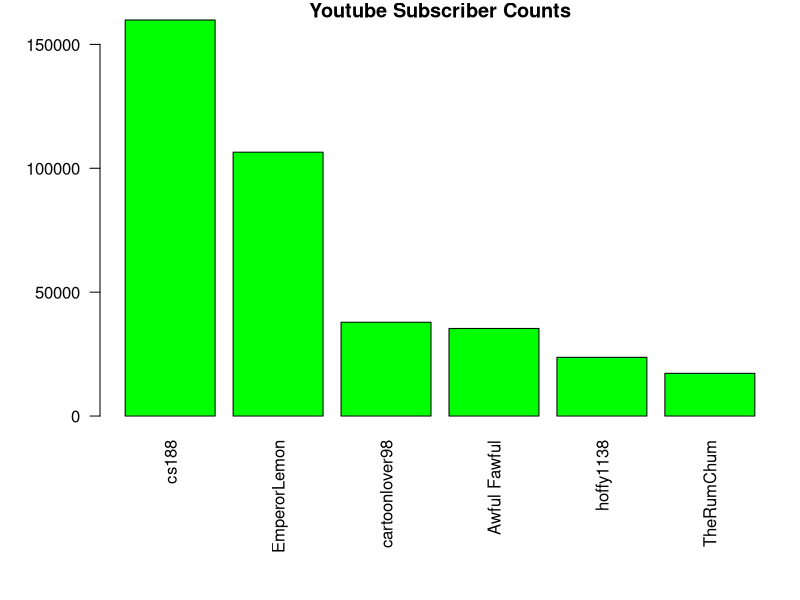

The R source for this figure:
x <- c(106502, 37860, 159851, 35361, 17236, 23698)
n <- c("EmperorLemon", "cartoonlover98", "cs188", "Awful Fawful", "TheRumChum", "hoffy1138")
df <- data.frame(n, x) # a matrix cannot have mixed data types, so use dataframe here
df <- df[order(-x),] # sort in descending order
par(mar=c(9,5,1,1))   # extra large bottom margin BotLefTopRig
par(las=2) # las=2 makes labels vertical
barplot(df$x, names.arg=df$n, col="green", main="Youtube Subscriber Counts")
